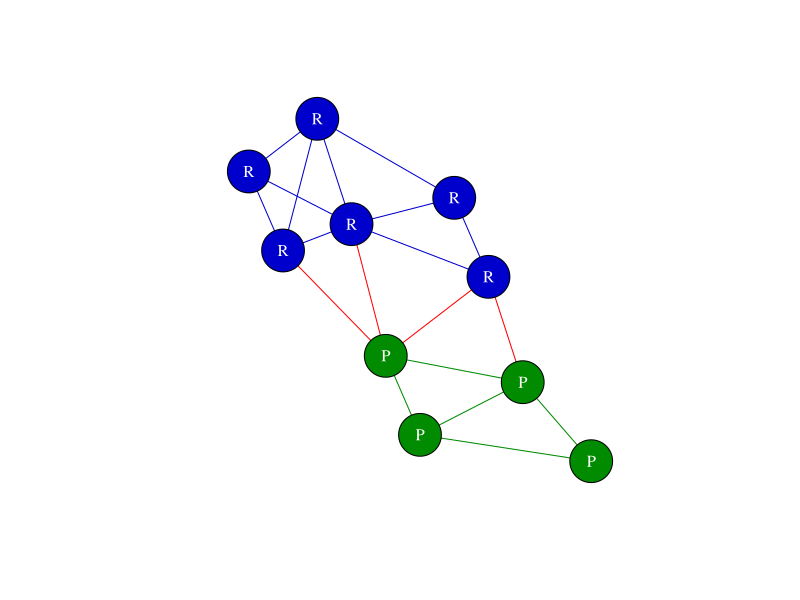

Recreate this plot in R.
# Load packages
library(igraph)

# Types of Edges

names <- c("A", "B", "C", "D", "E", "F", "G", "H", "I", "J")
tech <- c(rep("R", 6), rep("P", 4))
DataScientists <- data.frame(name = names, technology = tech)
DataScienceNetwork <- data.frame(
  from = c("A", "A", "A", "A", "B", "B", "C", "C", "D", "D",
           "D", "E", "F", "F", "G", "G", "H", "H", "I"),
  to = c("B", "C", "D", "E", "C", "D", "D", "G", "E", "F",
         "G", "F", "G", "I", "I", "H", "I", "J", "J"),
  label = c(rep("rr", 7), "rp", "rr", "rr", "rp", "rr", "rp", "rp", rep("pp", 5)))

g <- graph_from_data_frame(DataScienceNetwork, directed = FALSE)

# Add the technology as a node attribute

V(g)$label <- as.character(DataScientists$technology)
V(g)$color <- V(g)$label
V(g)$color <- gsub("R", "blue3", V(g)$color)
V(g)$color <- gsub("P", "green4", V(g)$color)

# Code to color the edges

E(g)$color <- E(g)$label
E(g)$color <- gsub("rp", "red", E(g)$color)
E(g)$color <- gsub("rr", "blue3", E(g)$color)
E(g)$color <- gsub("pp", "green4", E(g)$color)

# Code to visualize the network

pos <- cbind(c(2, 1, 1.5, 2.5, 4, 4.5, 3, 3.5, 5, 6),
             c(10.5, 9.5, 8, 8.5, 9, 7.5, 6, 4.5, 5.5, 4))

plot(g, edge.label = NA,
     vertex.label.color = "white",
     layout = pos,
     vertex.size = 25)

# Counting edge types

# R Edges
edge_rr <- sum(E(g)$label == "rr")

# Python Edges
edge_pp <- sum(E(g)$label == "pp")

# Cross Label Edges
edge_rp <- sum(E(g)$label == "rp")

# Network Connectance

# p <- 2 * edges / nodes * (nodes - 1)

